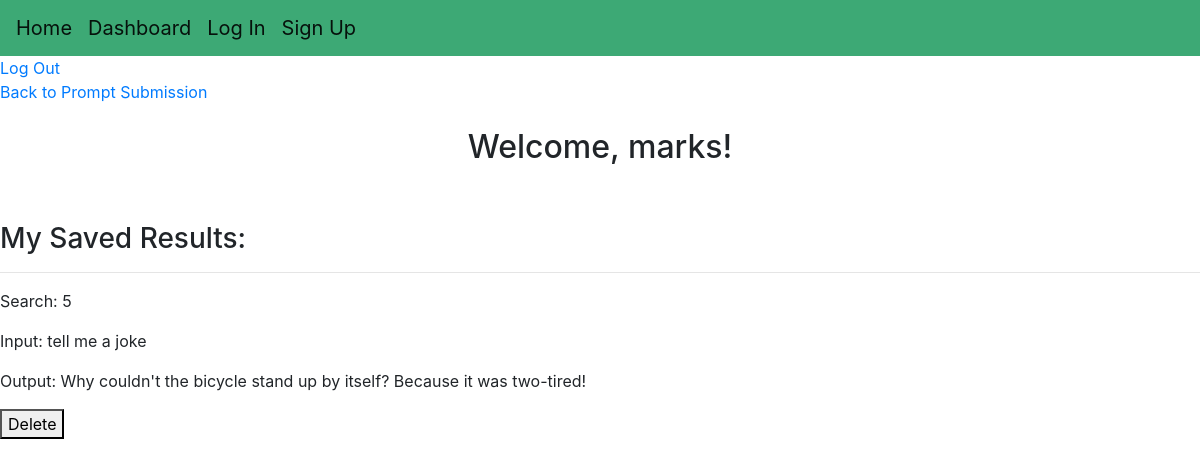
/dashboard (signed in), run on an earlier commit of the app's database.
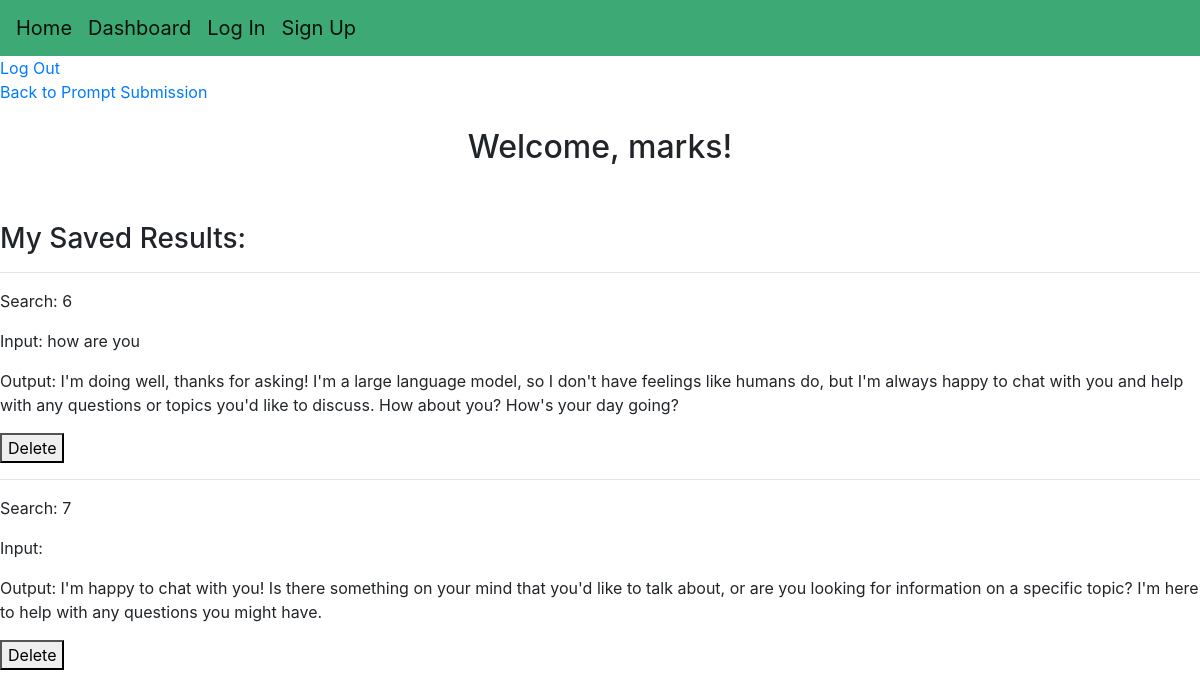
And on a later commit of the database.
### app.py (models this page shows)
class User(db.Model, UserMixin):
     id = db.Column(db.Integer, primary_key=True)
     username = db.Column(db.String(20), nullable=False, unique=True)
     password = db.Column(db.String(80), nullable=False)

class Prompts(db.Model):
     id = db.Column(db.Integer, primary_key=True)
     user = db.Column(db.String)
     input = db.Column(db.String(1000), nullable=False, unique=False)
     output = db.Column(db.String(1000), nullable=False)

### app.py (the view)
@app.route('/dashboard', methods=["POST", "GET"])
@login_required
def dashboard():
    finalUserPrompts = []
    userPrompts = Prompts.query.filter_by(user = session['user']).all()
    for entry in userPrompts:
        prompt = {}
        prompt["Search"] = entry.id
        prompt["Input"] = entry.input
        prompt["Output"] = entry.output
        finalUserPrompts.append(prompt)
    return render_template('dashboard.html', userPrompts = finalUserPrompts)

### app.py (called while the page is built)
@login_manager.user_loader
def load_user(user_id):
     return User.query.get(int(user_id))

### templates/dashboard.html
{% extends "index.html" %}
{% block content %}
<a href="{{ url_for('logout') }}">Log Out</a><br>
<a href="{{ url_for('hello') }}">Back to Prompt Submission</a>
<br><br>
<center><h2>Welcome, {{ current_user.username }}!</h2></center> <br><br>
<h3>My Saved Results:</h3>
{% for prompt in userPrompts%}
    <hr></hr>
    {% for key, value in prompt.items() %}
        <p>{{ key }}: {{ value }}</p>
    {% endfor %}
        <form action="{{ url_for('delete', id=prompt["Search"]) }}">
        <button type="submit">Delete</button>
    {% endfor %}
{% endblock %}

### templates/index.html (shortened to what this page needs)
<!DOCTYPE html>
<html lang="en">
<head>
    <link rel="stylesheet" href="https://cdn.jsdelivr.net/npm/bootstrap@4.6.2/dist/css/bootstrap.min.css">
    <link rel= "stylesheet" type= "text/css" href= "{{ url_for('static',filename='styles/main.css') }}">
    <nav class="navbar navbar-expand-md navbar-light" style="background-color: #3da975;">
        <a class="navbar-brand" href="{{ url_for('hello') }}">Home</a>
        <a class="navbar-brand" href="{{ url_for('dashboard') }}">Dashboard</a>
        <a class="navbar-brand" href="{{ url_for('login') }}">Log In</a>
        <a class="navbar-brand" href="{{ url_for('register') }}">Sign Up</a>
    </nav>
</head>
<body>
    {% block content %}
    {% endblock %}
</body>
</html>

What changed in the data, as far as the page shows it:
removed Prompts: prompt "Search", prompt "5", key "Input", input "tell me a joke", key "Output", output "Why couldn't the bicycle stand up by itself? Because it was two-tired!"
added Prompts: prompt "Search", prompt "6", key "Input", input "how are you", key "Output", output "I'm doing well, thanks for asking! I'm a large language model, so I don't have feelings like humans do, but I'm always happy to chat with you and help with any questions or topics you'd like to discuss. How about you? How's your day going?"
added Prompts: prompt "Search" "Input", prompt "7", key "Output", output "I'm happy to chat with you! Is there something on your mind that you'd like to talk about, or are you looking for information on a specific topic? I'm here to help with any questions you might have."
